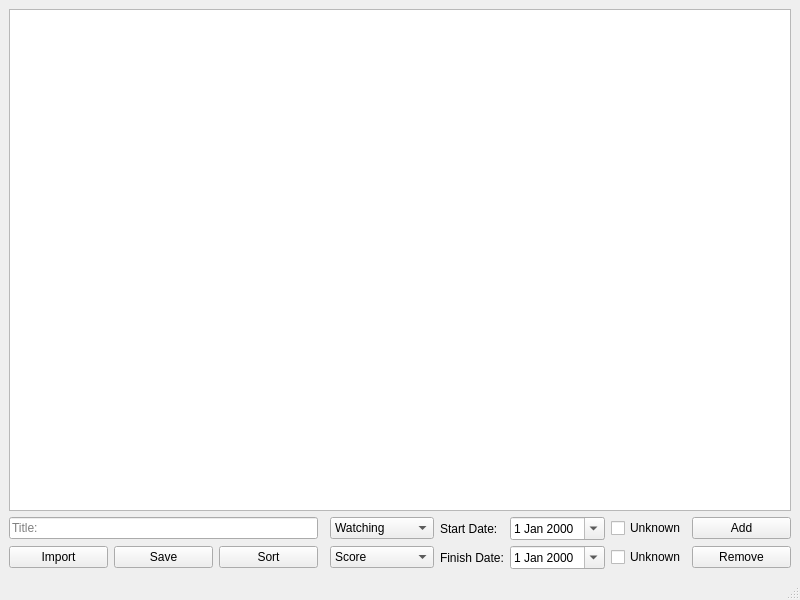
<?xml version="1.0" encoding="UTF-8"?>
<ui version="4.0">
 <class>MainWindow</class>
 <widget class="QMainWindow" name="MainWindow">
  <property name="geometry">
   <rect>
    <x>0</x>
    <y>0</y>
    <width>800</width>
    <height>600</height>
   </rect>
  </property>
  <property name="windowTitle">
   <string>Filmmory</string>
  </property>
  <widget class="QWidget" name="centralwidget">
   <layout class="QGridLayout" name="gridLayout">
    <item row="2" column="7">
     <widget class="QCheckBox" name="unknown_start_date">
      <property name="sizePolicy">
       <sizepolicy hsizetype="Fixed" vsizetype="Fixed">
        <horstretch>0</horstretch>
        <verstretch>0</verstretch>
       </sizepolicy>
      </property>
      <property name="text">
       <string>Unknown</string>
      </property>
     </widget>
    </item>
    <item row="2" column="5">
     <widget class="QLabel" name="start_date_label">
      <property name="sizePolicy">
       <sizepolicy hsizetype="Fixed" vsizetype="Preferred">
        <horstretch>0</horstretch>
        <verstretch>0</verstretch>
       </sizepolicy>
      </property>
      <property name="text">
       <string>Start Date:</string>
      </property>
     </widget>
    </item>
    <item row="2" column="4">
     <widget class="QComboBox" name="status_combo">
      <property name="sizePolicy">
       <sizepolicy hsizetype="Minimum" vsizetype="Fixed">
        <horstretch>0</horstretch>
        <verstretch>0</verstretch>
       </sizepolicy>
      </property>
      <property name="autoFillBackground">
       <bool>false</bool>
      </property>
      <property name="editable">
       <bool>false</bool>
      </property>
      <property name="currentText">
       <string>Watching</string>
      </property>
      <item>
       <property name="text">
        <string>Watching</string>
       </property>
      </item>
      <item>
       <property name="text">
        <string>Completed</string>
       </property>
      </item>
      <item>
       <property name="text">
        <string>Plan to Watch</string>
       </property>
      </item>
     </widget>
    </item>
    <item row="2" column="6">
     <widget class="QDateEdit" name="start_date">
      <property name="sizePolicy">
       <sizepolicy hsizetype="Fixed" vsizetype="Fixed">
        <horstretch>0</horstretch>
        <verstretch>0</verstretch>
       </sizepolicy>
      </property>
      <property name="minimumSize">
       <size>
        <width>85</width>
        <height>0</height>
       </size>
      </property>
      <property name="dateTime">
       <datetime>
        <hour>0</hour>
        <minute>0</minute>
        <second>0</second>
        <year>2000</year>
        <month>1</month>
        <day>1</day>
       </datetime>
      </property>
      <property name="minimumDate">
       <date>
        <year>1900</year>
        <month>1</month>
        <day>1</day>
       </date>
      </property>
      <property name="calendarPopup">
       <bool>true</bool>
      </property>
     </widget>
    </item>
    <item row="3" column="0">
     <widget class="QPushButton" name="import_button">
      <property name="sizePolicy">
       <sizepolicy hsizetype="Expanding" vsizetype="Fixed">
        <horstretch>0</horstretch>
        <verstretch>0</verstretch>
       </sizepolicy>
      </property>
      <property name="text">
       <string>Import</string>
      </property>
     </widget>
    </item>
    <item row="3" column="7">
     <widget class="QCheckBox" name="unknown_finish_date">
      <property name="text">
       <string>Unknown</string>
      </property>
     </widget>
    </item>
    <item row="3" column="4">
     <widget class="QComboBox" name="score_combo">
      <property name="sizePolicy">
       <sizepolicy hsizetype="Minimum" vsizetype="Fixed">
        <horstretch>0</horstretch>
        <verstretch>0</verstretch>
       </sizepolicy>
      </property>
      <property name="editable">
       <bool>false</bool>
      </property>
      <property name="currentText">
       <string>Score</string>
      </property>
      <item>
       <property name="text">
        <string>Score</string>
       </property>
      </item>
      <item>
       <property name="text">
        <string>10</string>
       </property>
      </item>
      <item>
       <property name="text">
        <string>9</string>
       </property>
      </item>
      <item>
       <property name="text">
        <string>8</string>
       </property>
      </item>
      <item>
       <property name="text">
        <string>7</string>
       </property>
      </item>
      <item>
       <property name="text">
        <string>6</string>
       </property>
      </item>
      <item>
       <property name="text">
        <string>5</string>
       </property>
      </item>
      <item>
       <property name="text">
        <string>4</string>
       </property>
      </item>
      <item>
       <property name="text">
        <string>3</string>
       </property>
      </item>
      <item>
       <property name="text">
        <string>2</string>
       </property>
      </item>
      <item>
       <property name="text">
        <string>1</string>
       </property>
      </item>
     </widget>
    </item>
    <item row="3" column="6">
     <widget class="QDateEdit" name="finish_date">
      <property name="sizePolicy">
       <sizepolicy hsizetype="Fixed" vsizetype="Fixed">
        <horstretch>0</horstretch>
        <verstretch>0</verstretch>
       </sizepolicy>
      </property>
      <property name="minimumSize">
       <size>
        <width>85</width>
        <height>0</height>
       </size>
      </property>
      <property name="showGroupSeparator" stdset="0">
       <bool>false</bool>
      </property>
      <property name="minimumDate">
       <date>
        <year>1900</year>
        <month>1</month>
        <day>1</day>
       </date>
      </property>
      <property name="calendarPopup">
       <bool>true</bool>
      </property>
     </widget>
    </item>
    <item row="2" column="8">
     <widget class="QPushButton" name="add_button">
      <property name="sizePolicy">
       <sizepolicy hsizetype="Expanding" vsizetype="Fixed">
        <horstretch>0</horstretch>
        <verstretch>0</verstretch>
       </sizepolicy>
      </property>
      <property name="text">
       <string>Add</string>
      </property>
     </widget>
    </item>
    <item row="3" column="5">
     <widget class="QLabel" name="finish_date_label">
      <property name="sizePolicy">
       <sizepolicy hsizetype="Fixed" vsizetype="Preferred">
        <horstretch>0</horstretch>
        <verstretch>0</verstretch>
       </sizepolicy>
      </property>
      <property name="text">
       <string>Finish Date:</string>
      </property>
     </widget>
    </item>
    <item row="0" column="0" colspan="9">
     <widget class="QTableView" name="movie_table_view"/>
    </item>
    <item row="3" column="8">
     <widget class="QPushButton" name="remove_button">
      <property name="sizePolicy">
       <sizepolicy hsizetype="Expanding" vsizetype="Fixed">
        <horstretch>0</horstretch>
        <verstretch>0</verstretch>
       </sizepolicy>
      </property>
      <property name="text">
       <string>Remove</string>
      </property>
     </widget>
    </item>
    <item row="3" column="2">
     <widget class="QPushButton" name="sort_button">
      <property name="sizePolicy">
       <sizepolicy hsizetype="Expanding" vsizetype="Fixed">
        <horstretch>0</horstretch>
        <verstretch>0</verstretch>
       </sizepolicy>
      </property>
      <property name="text">
       <string>Sort</string>
      </property>
     </widget>
    </item>
    <item row="3" column="1">
     <widget class="QPushButton" name="save_button">
      <property name="sizePolicy">
       <sizepolicy hsizetype="Expanding" vsizetype="Fixed">
        <horstretch>0</horstretch>
        <verstretch>0</verstretch>
       </sizepolicy>
      </property>
      <property name="text">
       <string>Save</string>
      </property>
     </widget>
    </item>
    <item row="2" column="0" colspan="3">
     <widget class="QLineEdit" name="title">
      <property name="autoFillBackground">
       <bool>false</bool>
      </property>
      <property name="text">
       <string/>
      </property>
      <property name="frame">
       <bool>true</bool>
      </property>
      <property name="placeholderText">
       <string>Title:</string>
      </property>
      <property name="clearButtonEnabled">
       <bool>true</bool>
      </property>
     </widget>
    </item>
   </layout>
  </widget>
  <widget class="QMenuBar" name="menubar">
   <property name="geometry">
    <rect>
     <x>0</x>
     <y>0</y>
     <width>800</width>
     <height>21</height>
    </rect>
   </property>
  </widget>
  <widget class="QStatusBar" name="statusbar"/>
 </widget>
 <tabstops>
  <tabstop>movie_table_view</tabstop>
  <tabstop>title</tabstop>
  <tabstop>import_button</tabstop>
  <tabstop>status_combo</tabstop>
  <tabstop>score_combo</tabstop>
  <tabstop>start_date</tabstop>
  <tabstop>unknown_start_date</tabstop>
  <tabstop>finish_date</tabstop>
  <tabstop>unknown_finish_date</tabstop>
  <tabstop>add_button</tabstop>
  <tabstop>remove_button</tabstop>
 </tabstops>
 <resources/>
 <connections/>
</ui>
